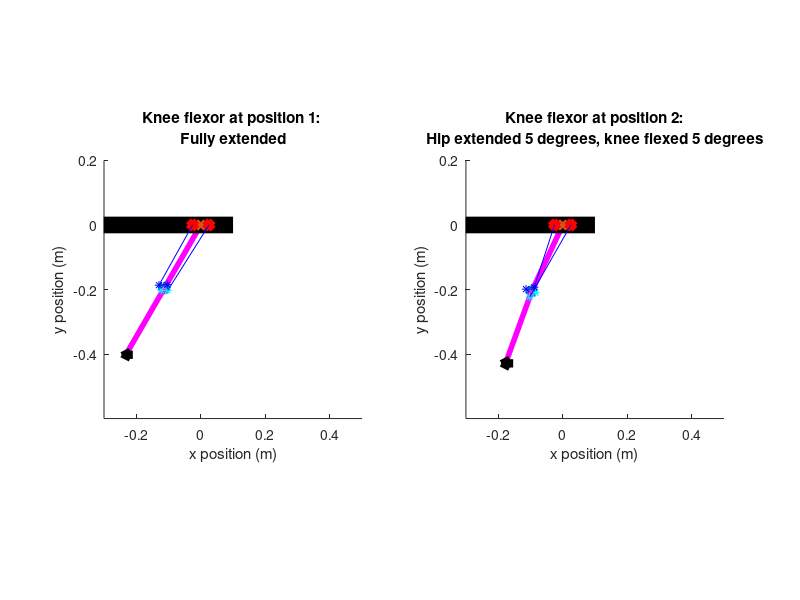

The MATLAB source for this figure: (Note: this script raises an error after producing the figure.)
%% Biarticular analysis of the quadruped hind legs
clear, close('all'), clc

%% Define given geometric and physical constants

% This simulation is intended to provide a static analysis and rough visual
% depiction of a cam/pulley system. CAM radii are sown as points around the
% knee
%% Define given geometric and physical constants

% Defining hind leg section lengths
l1 = 8.92 * (0.0254);               % [m] Limb length 1 (inches to meters conversion)
l2 = 9.37 * (0.0254);               % [m] Limb length 2 (inches to meters conversion)
l3 = 6.5 * (0.0254);                % [m] Limb length 3 (inches to meters conversion)

% Define gravitational constant
g = 9.8;                            % [m/s^2]

% Define length of actuatorsL_KFb = 14 * (0.0254);              
L_AF = 9 * (0.0254);                % [m] Ankle flexor length (inches to meters conversion)
L_AE = 9 * (0.0254);                % [m] Ankle extensor length (inches to meters conversion)
L_KF = 8 * (0.0254);                % [m] Knee flexor length (inches to meters conversion)
L_KE = 8 * (0.0254);                % [m] Knee extensor length (inches to meters conversion)
L_KFb = 14 * (0.0254);              % [m] Biarticular knee flexor length (inches to meters conversion)
L_KEb = 14 * (0.0254);              % [m] Biarticular knee flexor length (inches to meters conversion)

% Define actuator masses based on linear density estimate of 1.698 kg/m
m_AF = 1.698 * L_AF;                % [kg] Ankle flexor mass
m_AE = 1.698 * L_AE;                % [kg] Ankle extensor mass
m_KF = 1.698 * L_KF;                % [kg] Knee flexor mass
m_KE = 1.698 * L_KE;                % [kg] Knee extensor mass

% Define mass values of the hind leg sections
me = 0.0205;                        % [kg] Mass of encoders
m1 = 0.1302;                        % [kg] Section 1 leg mass
m2 = 0.1302;                        % [kg] Section 2 leg mass
m3 = 0.09814;                       % [kg] Section 3 leg mass

% Define maximum actuator strain estimate 
k_max = 0.1667;                     % [-]


% Define r1 and r2 for the flexor and extensor, corresponding to the cam
% radius at positon one and two
r1_KFb_length = 0.5 * (0.0254);          % [m] (inches to meter conversion)
r1_KEb_length = 0.75 * (0.0254);         % [m] (inches to meter conversion)
r2_KFb_length = 0.75 * (0.0254);         % [m] (inches to meter conversion)
r2_KEb_length = 0.5 * (0.0254);          % [m] (inches to meter conversion)

% Define where point of rotation of the upper end of the actuator is in the
% xy plane, with the hip point of rotation as the origin
b_KFb_top = [1, 0]* (0.0254);     % [m] (inches to meter conversion)
b_KEb_top = [-1, 0]* (0.0254);     % [m] (inches to meter conversion)

% Define the safety factor of required force
SF = 1;                           % [-]

%Define BPA model constants (eq 4 from paper)
a0 = 254.3e3;                       % [Pa] Model Parameter 0
a1 = 192e3;                         % [Pa] Model Parameter 1
a2 = 2.0265;                        % [-] Model Parameter 2
a3 = -0.461;                        % [-] Model Parameter 3
a4 = -0.331e-3;                     % [1/N] Model Parameter 4
a5 = 1.23e3;                        % [Pa/N] Model Parameter 5
a6 = 15.6e3;                        % [Pa] Model Parameter 6

% Define the hysteresis factor
S = 1;                               % [0,1]

%% Define fully extended position of the knee in 2D space (position 1)

% Origin is at hip joint point of rotation
% Fully extended position occurs when the femur is -30 degrees from
% vertical, with knee fully extended. Fully flexed position occurs when
% the femur is 30 degrees from vertical with knee fully flexed

% Define angle from horizontal for fully extended position (position 1)
theta1_pos1 = 30;                               % [degrees]

% Define the knee location in the xy plane at position 1 from hip angle
% and femur length
knee_pos1(1) = (-l1 * sind(theta1_pos1));                      % [m]
knee_pos1(2) = (-l1 * cosd(theta1_pos1));                      % [m]

% Define the length of the radius of attatchment end point (the point where
% the string inserts to the frame) from known angles and length of r

r1_KFb_pos1 = [(knee_pos1(1) + r1_KFb_length * cosd(theta1_pos1)), (knee_pos1(2) - r1_KFb_length * sind(theta1_pos1))]; % [m]
r2_KFb_pos1 = [(knee_pos1(1) - r2_KFb_length * sind(theta1_pos1)), (knee_pos1(2) - r2_KFb_length * cosd(theta1_pos1))]; % [m]
r1_KEb_pos1 = [(knee_pos1(1) - r1_KEb_length * cosd(theta1_pos1)), (knee_pos1(2) + r1_KEb_length * sind(theta1_pos1))]; % [m]
r2_KEb_pos1 = [(knee_pos1(1) + r1_KEb_length * sind(theta1_pos1)), (knee_pos1(2) + r2_KEb_length * cosd(theta1_pos1))]; % [m]

% Define the ankle position from the defined angles, knee position, and
% tibia length
ankle_pos1(1) = (knee_pos1(1) - l2 * sind(theta1_pos1));        % [m]
ankle_pos1(2) = (knee_pos1(2) - l2 * cosd(theta1_pos1));        % [m]


%% Plot fully extended position of the knee in 2D space (position 1)
figure(1)
subplot(1, 2, 1)
hold on

% Plot the femur from knee position, and add a marker at the knee
plot([0, knee_pos1(1)], [0, knee_pos1(2)], '-m', 'LineWidth', 4)
plot(knee_pos1(1), knee_pos1(2), 'o', 'LineWidth', 3)

% Plot the tibia from knee to ankle points
plot([knee_pos1(1), ankle_pos1(1)], [knee_pos1(2), ankle_pos1(2)], '-m', 'LineWidth', 4)


% Plot the cam radii for flexor and extensor (2 each) for position 1 as
% points
plot(r1_KFb_pos1(1), r1_KFb_pos1(2), '*c')
plot(r2_KFb_pos1(1), r1_KFb_pos1(2), '*c')
plot(r1_KEb_pos1(1), r1_KEb_pos1(2), '*b')
plot(r2_KEb_pos1(1), r2_KEb_pos1(2), '*b')

% Plot the ankle/foot as a triangle
plot(ankle_pos1(1), ankle_pos1(2), '<k', 'LineWidth', 4)

% Plot the hip/body as a horizontal line for reference
plot([-1, .1], [0, 0], '-k', 'LineWidth', 12)

% Mark the hip joint as the origin
plot(0,0, 'x', 'LineWidth', 3)

% Plot the final pulley point before string goes to the tibia for the
% lfexor and extensor
plot(b_KFb_top(1), b_KFb_top(2), 'xr', 'LineWidth', 5)
plot(b_KEb_top(1), b_KEb_top(2), 'xr', 'LineWidth', 5)

% Plot the lines representing strings for the flexor and extensor
plot([b_KFb_top(1) r1_KFb_pos1(1)], [b_KFb_top(2) r1_KFb_pos1(2)], 'b')
plot([b_KEb_top(1) r1_KEb_pos1(1)], [b_KEb_top(2) r1_KEb_pos1(2)], 'b')

% Finish labeling the plot
hold off
xlim([-0.3 0.5])
ylim([-0.6 0.2])
title(sprintf('Knee flexor at position 1: \nFully extended'))
xlabel('x position (m)')
ylabel('y position (m)')
daspect([1 1 1])

%% Define fully flexed position (position 2) using rotational matrices

% Define 2D rotational matrix in xy-plane as a function of degrees rotated
% counter-clockwise
rotz = @(t) [cosd(t) -sind(t) ; sind(t) cosd(t)] ;

% Define hip rotation in degrees
rot_hip = input(sprintf('Enter the desired hip rotation from fully flexed: ') );                                              % [degrees]

% Rotate the knee about the origin 60 degrees
knee_pos2 = rotz(rot_hip) * knee_pos1';

% Define knee rotation in degrees
rot_knee = input(sprintf('\nEnter the desired knee rotation from fully extended: ') );                                              % [degrees]

%Rotate the all points below the knee about the knee 90 degrees
ankle_pos2 = rotz(rot_knee) * ((rotz(rot_hip) * ankle_pos1') - knee_pos2)+ knee_pos2;
r1_KFb_pos2 = rotz(rot_knee) * ((rotz(rot_hip) * r1_KFb_pos1') - knee_pos2) + knee_pos2;
r2_KFb_pos2 = rotz(rot_knee) * ((rotz(rot_hip) * r2_KFb_pos1') - knee_pos2) + knee_pos2;
r1_KEb_pos2 = rotz(rot_knee) * ((rotz(rot_hip) * r1_KEb_pos1') - knee_pos2) + knee_pos2;
r2_KEb_pos2 = rotz(rot_knee) * ((rotz(rot_hip) * r2_KEb_pos1') - knee_pos2) + knee_pos2;

%% Plot fully flexed position of the knee in 2D space (position 2)
subplot(1, 2, 2)
hold on

% Plot the femur from knee position, and add a marker at the knee
plot([0, knee_pos2(1)], [0, knee_pos2(2)], '-m', 'LineWidth', 4)
plot(knee_pos2(1), knee_pos2(2), 'o', 'LineWidth', 3)

% Plot the tibia from knee to ankle points
plot([knee_pos2(1), ankle_pos2(1)], [knee_pos2(2), ankle_pos2(2)], '-m', 'LineWidth', 4)

% Plot the cam radii for flexor and extensor (2 each) for position 1 as
% points
plot(r1_KFb_pos2(1), r1_KFb_pos2(2), '*c')
plot(r2_KFb_pos2(1), r2_KFb_pos2(2), '*c')
plot(r1_KEb_pos2(1), r1_KEb_pos2(2), '*b')
plot(r2_KEb_pos2(1), r2_KEb_pos2(2), '*b')

% Plot the ankle/foot as a triangle
plot(ankle_pos2(1), ankle_pos2(2), '<k', 'LineWidth', 5)

% Plot the hip/body as a horizontal line for reference
plot([-1, .1], [0, 0], '-k', 'LineWidth', 12)

% Mark the hip joint as the origin
plot(0,0, 'x', 'LineWidth', 3)

% Plot the final pulley point before string goes to the tibia for the
% lfexor and extensor
plot(b_KFb_top(1), b_KFb_top(2), 'xr', 'LineWidth', 5)
plot(b_KEb_top(1), b_KEb_top(2), 'xr', 'LineWidth', 5)

% Plot the lines representing strings for the flexor and extensor
plot([b_KFb_top(1) r2_KFb_pos2(1)], [b_KFb_top(2) r2_KFb_pos2(2)], 'b')
plot([b_KEb_top(1) r2_KEb_pos2(1)], [b_KEb_top(2) r2_KEb_pos2(2)], 'b')

% Finish labeling the plot
xlim([-0.3 0.5])
ylim([-0.6 0.2])
title(sprintf('Knee flexor at position 2:\nHip extended %.0f degrees, knee flexed %.0f degrees', rot_hip, rot_knee))
xlabel('x position (m)')
ylabel('y position (m)')
daspect([1 1 1])


%% Define the strain necessary to achieve position 2

% Define length of fully contracted actuator based on previously defined
% vectors
delta_L_KFb = norm(r1_KFb_pos1 - b_KFb_top) - norm(r2_KFb_pos2' - b_KFb_top);
delta_L_KEb = -norm(r1_KEb_pos1 - b_KEb_top) + norm(r2_KEb_pos2' - b_KEb_top);

% Calculate strain from contracted and resting lengths
k_KFb = delta_L_KFb / L_KFb;
k_KEb = delta_L_KEb / L_KEb;

%Print out actuator lengths and strains
fprintf('\nHip rotation: %.0f degrees', rot_hip)
fprintf('\nKnee rotation: %.0f degrees', rot_knee)
fprintf('\n\nBA knee flexor actuator length: %.0f inches', L_KFb/0.0254)
fprintf('\nBA knee flexor strain to achieve this position: %.2f', k_KFb)
fprintf('\n\nBA knee extensor actuator length: %.0f inches', L_KEb/0.0254)
fprintf('\nBA knee extensor to achieve this position: %.2f\n', k_KEb)

%% Torque calculations for the biarticular knee flexor and knee extensor

% NOTE: THESE HAVE ONLY BEEN SET UP TO DEFINE TORQUE AT SET POSITIONS.
% Needs modification to find force at a given rotation.

% Torque requirements for flexor:
% Define torques created by the weight of the different leg segments
T1_KFb = 0.5 * l1 * cosd(60) * (m1 + m_KF + m_KE) * g;                      % [N-m]
T2_KFb = (l1 * cosd(60) + 0.5 * l2 * sind(60)) * (m1 + m_AF + m_AE) * g;    % [N-m]
T3_KFb = (l1 * cosd(60) + (l2 + l3/2) * sind(60)) * m3 * g;                 % [N-m]

% Define force necessary for actuator to exert to hold leg at position 2
F_KFb = (T1_KFb + T2_KFb + T3_KFb) / r2_KFb_length;                % [N]         


% Torque requirements for extensor:
% Define torques created by the weight of the different leg segments
T1_KEb = 0.5 * l1 * sind(30) * (m1 + m_KF + m_KE) * g;                      % [N-m]
T2_KEb = ((l1 + 0.5 * l2) * sind(30)) * (m1 + m_AF + m_AE) * g;    % [N-m]
T3_KEb = (((l1 + l2) * sind(30)) + (l3/2)) * m3 * g;                 % [N-m]

% Define force necessary for actuator to exert to hold leg at position 1
F_KEb = (T1_KEb + T2_KEb + T3_KEb) / r1_KEb_length;                % [N] 

% Print out force required to hold position 1 and 2 for the knee extensor
% and flexor, respectfully
fprintf('\nThe required force for the BA knee flexor to hold position 2 is %.1f pounds', F_KFb/4.448)
fprintf('\nThe required force for the BA knee extensor to hold position 1 is %.1f pounds', F_KEb/4.448)

%% Plotting strain vs necessary pressure for a given force

% Constructing a pressure vs strain plot for BPAs of varying force based on
% equation 4.

% Define range of strains
k = 0.001:0.001:0.2;            % []
k_max = 0.17;                   % []
F = (0:6:36) * 4.448;           % [N] (pounds to newtons conversion)
S = 1;                          % [0,1] hysteresis 

key = strings(1,length(F));

figure(2)
% plot pressure vs strain, each loop doing a different applied force
for n = 1:length(F)
    P = a0 + (a1 * tan( a2 * ((k./ (a4 * F(n) + k_max)) + a3))) + (a5 * F(n)) + (a6 * S); % [Pa]
    plot(k, P/1000, '.')
    hold on
    key(n) = sprintf('Applied force: %.1f pounds', F(n)/4.448);
end

% Plot strain and forces required for position 1 and 2 for biarticular knee
% muscles
plot(k_KFb, 0.001 * (a0 + (a1 * tan( a2 * ((k_KFb./ (a4 * F_KFb + k_max)) + a3))) + (a5 * F_KFb) + (a6 * S)), 'xr', 'LineWidth', 2)
plot(k_KEb, 0.001 * (a0 + (a1 * tan( a2 * ((k_KEb./ (a4 * F_KEb + k_max)) + a3))) + (a5 * F_KEb) + (a6 * S)), 'xr', 'LineWidth', 2)

key(8) = 'BA KE at pos1';
key(9) = 'BA KF at pos2';
legend(key)

xlabel('Strain')
ylabel('Pressure (kPa)')
xlim([0 0.2])
ylim([0 700])
title('14 inch biarticular knee actuators')
